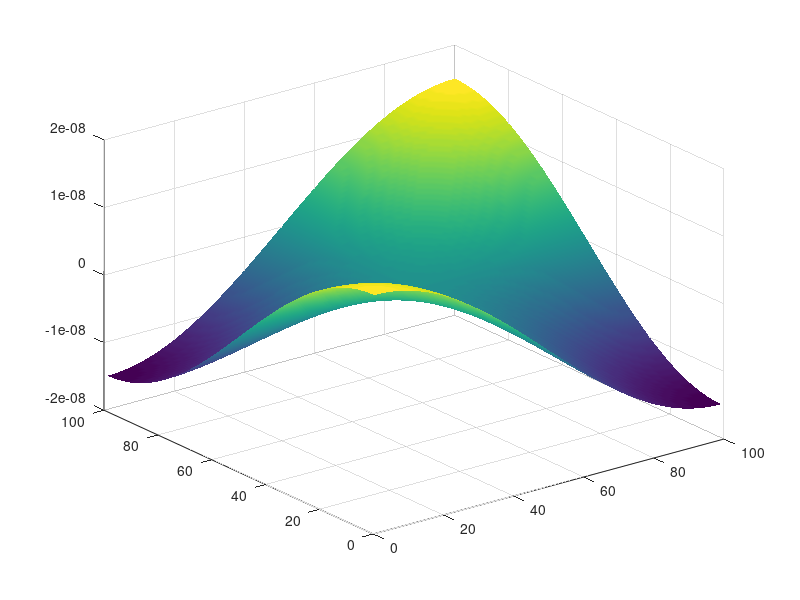

Write the MATLAB code that produced this figure.
function react_diff_test

  N = 100;
  H = 1/(N-1);
  X = 0:H:1;
  L = laplacian_matrix;
  Y = initial_condition;
  NumIts = 100;
  for I = 1:NumIts
    Dt = 1/NumIts;
    M = speye(N^2) - Dt*L;
    Y(:,I+1) = M\Y(:,I); I
    surf(reshape(Y(:,I+1),N,N))
    shading interp
%     axis([0 N 0 N -1 1])
%     pause(0.1)
  end
  sosol = norm(Y(:,end) - Y(:,1)*exp(-2*pi^2))

  function l = laplacian_matrix

    m1 = speye(N);
    data = ones(N,3); data(:,2) = -2;
    m2 = spdiags(data,-1:1,N,N);
    l = kron(m1,m2) + kron(m2,m1);
    for i = 1:N
      l(i,N+i) = 2;
      l(N*(N-1)+i,N*(N-2)+i) = 2;
      l(N*i,N*i-1) = 2;
      l(N*(i-1)+1,N*(i-1)+2) = 2;
    end
    l = l/H^2;
  end

  function y = initial_condition
    
    for i = 1:N
      for j = 1:N
        y1(i,j) = cos(pi*X(i))*cos(pi*X(j));
      end
    end
    y = reshape(y1,N^2,1);
  end
end